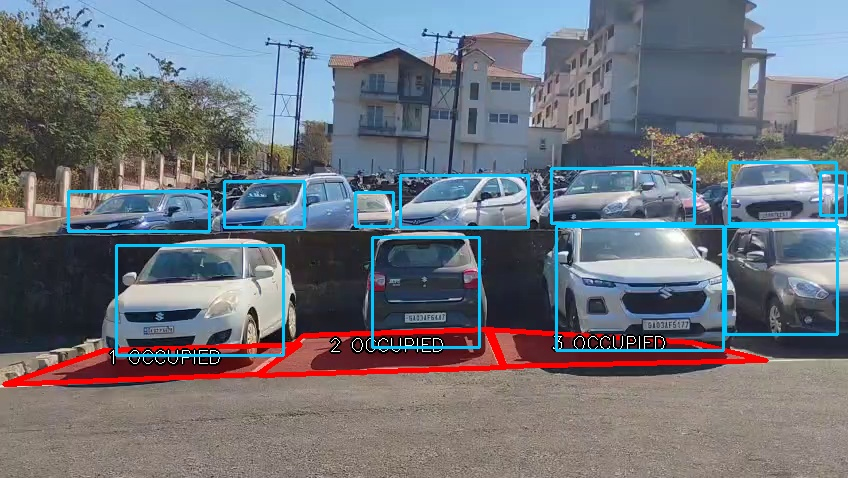
#> input picture backend/test_latest.jpg, 848 x 478 px
$ python calibrate_slots.py --image test_latest.jpg
#> lines starting #> are read from the running program, lines starting #| are printed output that depends on the picture; after the words box and inside, x2 and y2 are one past the last pixel; in counts of white or black regions, pixels touching at a corner belong together
#> in main, img is the input picture: shape (478, 848, 3); mean B, G, R 123.7, 115.4, 111
"""
backend/calibrate_slots.py

Interactive tool to define parking slot polygons on a still frame.
Can be triggered from the React dashboard.

Usage:
    python backend/calibrate_slots.py --image path/to/frame.jpg --output backend/marked_slots/marked_slots.json

Controls:
    Left click      : add a point to current polygon
    Right click     : undo last point
    ENTER           : finish current slot polygon
    D               : delete last completed slot
    S               : save and exit
    ESC             : exit without saving
    R               : reset all slots
"""

import cv2
import json
import argparse
import numpy as np
from pathlib import Path

# Color palette for slots
COLOURS = [
    (52, 211, 153), (251, 191, 36), (96, 165, 250), (248, 113, 113),
    (167, 139, 250), (251, 146, 60), (34, 211, 238), (244, 114, 182),
    (163, 230, 53), (232, 121, 0),
]


class SlotCalibrator:
    def __init__(self, image: np.ndarray):
        self.orig = image.copy()
        self.frame = image.copy()
        self.slots: list[dict] = []          # Completed slots
        self.current_pts: list[tuple] = []   # Points for slot being drawn
        self.window = "Slot Calibrator"

        cv2.namedWindow(self.window, cv2.WINDOW_NORMAL)
        cv2.resizeWindow(self.window, 1280, 720)
        cv2.setMouseCallback(self.window, self._mouse_cb)

    # ── Mouse Handler ──
    def _mouse_cb(self, event, x, y, flags, _):
        if event == cv2.EVENT_LBUTTONDOWN:
            self.current_pts.append((x, y))
            self._redraw()
        elif event == cv2.EVENT_RBUTTONDOWN:
            if self.current_pts:
                self.current_pts.pop()
                self._redraw()
        elif event == cv2.EVENT_MOUSEMOVE:
            self._redraw(cursor=(x, y))

    # ── Drawing ──
    def _redraw(self, cursor=None):
        self.frame = self.orig.copy()

        # Draw completed slots
        for i, slot in enumerate(self.slots):
            pts = np.array(slot["polygon"], dtype=np.int32)
            color = COLOURS[i % len(COLOURS)]
            overlay = self.frame.copy()
            cv2.fillPoly(overlay, [pts], color)
            cv2.addWeighted(overlay, 0.25, self.frame, 0.75, 0, self.frame)
            cv2.polylines(self.frame, [pts], True, color, 2)
            cx = int(np.mean(pts[:, 0]))
            cy = int(np.mean(pts[:, 1]))
            cv2.putText(self.frame, slot["id"], (cx - 14, cy + 6),
                        cv2.FONT_HERSHEY_SIMPLEX, 0.65, (255, 255, 255), 2)

        # Draw in-progress polygon
        if self.current_pts:
            color = COLOURS[len(self.slots) % len(COLOURS)]
            for pt in self.current_pts:
                cv2.circle(self.frame, pt, 5, color, -1)
            if len(self.current_pts) > 1:
                pts = np.array(self.current_pts, dtype=np.int32)
                cv2.polylines(self.frame, [pts], False, color, 2)
            # Live edge to cursor
            if cursor:
                cv2.line(self.frame, self.current_pts[-1], cursor, color, 1)

        # HUD Overlay text info
        self._draw_hud()
        cv2.imshow(self.window, self.frame)

    def _draw_hud(self):
        lines = [
            f"Slots defined: {len(self.slots)}",
            f"Drawing slot: P{len(self.slots)+1}  ({len(self.current_pts)} pts)",
            "LClick=add pt  RClick=undo  ENTER=finish slot",
            "D=delete last  S=save  ESC=quit  R=reset",
        ]
        for i, line in enumerate(lines):
            y = 24 + i * 22
            cv2.rectangle(self.frame, (8, y - 16), (8 + len(line) * 9, y + 6),
                          (0, 0, 0), -1)
            cv2.putText(self.frame, line, (10, y),
                        cv2.FONT_HERSHEY_SIMPLEX, 0.52, (255, 255, 255), 1)
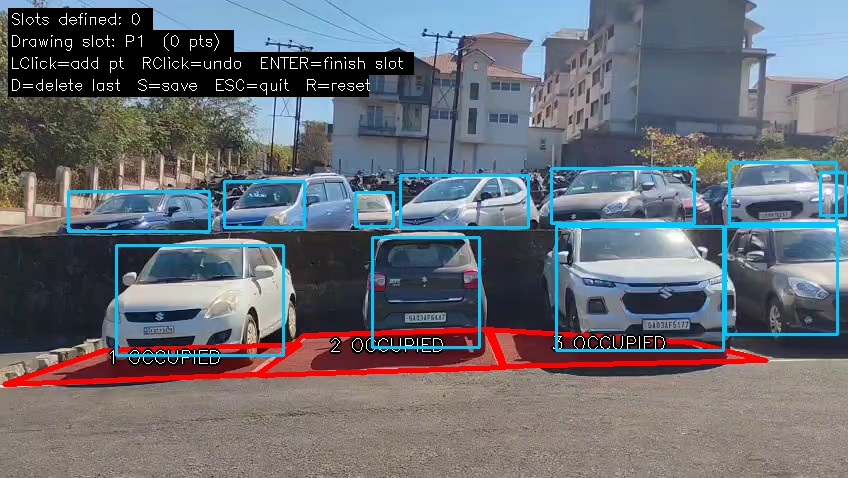
#> self.frame: shape (478, 848, 3); 6.28% of pixels changed, all inside (x1, y1, x2, y2) = (8, 8, 414, 97)

    # ── Actions ──
    def _finish_slot(self):
        if len(self.current_pts) < 3:
            print("[Calibrator Warning] Need at least 3 points to define a slot.")
            return
        slot_id = f"P{len(self.slots)+1}"
        self.slots.append({"id": slot_id, "polygon": self.current_pts.copy()})
        print(f"[Calibrator] Slot {slot_id} saved with {len(self.current_pts)} points.")
        self.current_pts = []
        self._redraw()

    def _delete_last(self):
        if self.slots:
            removed = self.slots.pop()
            print(f"[Calibrator] Deleted last slot: {removed['id']}")
            self._redraw()

    # ── Main Event Loop ──
    def run(self) -> list[dict] | None:
        print("[Calibrator] Slot Calibrator Window Opened.")
        print("Instructions: Draw polygons around each parking slot.")
        self._redraw()

        while True:
            key = cv2.waitKey(20) & 0xFF
#> (key Esc is pressed here)
            if key == 13:                  # ENTER
                self._finish_slot()
            elif key == ord('d'):
                self._delete_last()
            elif key == ord('r'):
                self.slots = []
                self.current_pts = []
                print("[Calibrator] All slots cleared.")
                self._redraw()
            elif key == ord('s'):
                cv2.destroyAllWindows()
                return self.slots
            elif key == 27:                # ESC
                cv2.destroyAllWindows()
                return None


def main():
    parser = argparse.ArgumentParser(description="Parking slot calibration tool")
    parser.add_argument("--image", type=str, required=True, help="Path to still image of parking lot")
    parser.add_argument("--output", type=str, default="backend/marked_slots/marked_slots.json",
                        help="Output JSON path")
    args = parser.parse_args()

    # Load calibration target image
    img = cv2.imread(args.image)
    if img is None:
        print(f"[Calibrator Error] Cannot read target image: {args.image}")
        return

    calibrator = SlotCalibrator(img)
    slots = calibrator.run()

    if slots is None:
        print("[Calibrator] Calibration cancelled. No changes saved.")
        return

    if not slots:
        print("[Calibrator] No slots defined. Nothing saved.")
        return

    # Convert to teammate list format compatibility
    output_slots = []
    for s in slots:
        corners = s["polygon"]
        xs = [p[0] for p in corners]
        ys = [p[1] for p in corners]
        center = [int(sum(xs)/len(xs)), int(sum(ys)/len(ys))]
        slot_num = int(s["id"].replace("P", ""))

        output_slots.append({
            "slot_id": slot_num,
            "image_name": "temp_calibration_frame.jpg",
            "corners": corners,
            "center": center
        })

    out_path = Path(args.output)
    out_path.parent.mkdir(parents=True, exist_ok=True)
    out_path.write_text(json.dumps(output_slots, indent=2), encoding="utf-8")
    print(f"[Calibrator] Successfully saved {len(output_slots)} slots -> {out_path.resolve()}")


if __name__ == "__main__":
    main()
